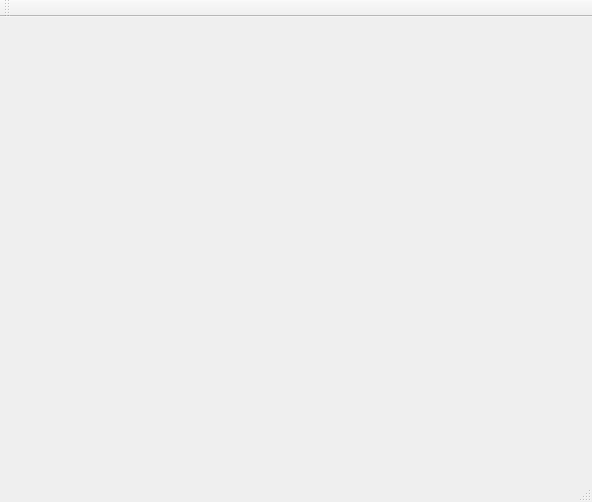
<?xml version="1.0" encoding="UTF-8"?>
<ui version="4.0">
 <class>MainWindow</class>
 <widget class="QMainWindow" name="MainWindow">
  <property name="geometry">
   <rect>
    <x>0</x>
    <y>0</y>
    <width>592</width>
    <height>502</height>
   </rect>
  </property>
  <property name="windowTitle">
   <string>MainWindow</string>
  </property>
  <widget class="QWidget" name="centralWidget"/>
  <widget class="QMenuBar" name="menuBar">
   <property name="geometry">
    <rect>
     <x>0</x>
     <y>0</y>
     <width>592</width>
     <height>22</height>
    </rect>
   </property>
  </widget>
  <widget class="QToolBar" name="mainToolBar">
   <attribute name="toolBarArea">
    <enum>TopToolBarArea</enum>
   </attribute>
   <attribute name="toolBarBreak">
    <bool>false</bool>
   </attribute>
  </widget>
  <widget class="QStatusBar" name="statusBar"/>
 </widget>
 <layoutdefault spacing="6" margin="11"/>
 <resources/>
 <connections/>
</ui>
